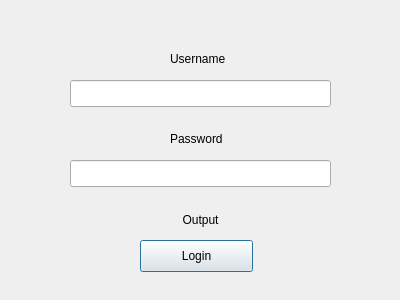
<?xml version="1.0" encoding="UTF-8"?>
<ui version="4.0">
 <class>CadastaDialogBase</class>
 <widget class="QDialog" name="CadastaDialogBase">
  <property name="geometry">
   <rect>
    <x>0</x>
    <y>0</y>
    <width>400</width>
    <height>300</height>
   </rect>
  </property>
  <property name="windowTitle">
   <string>Cadasta QGIS plugin</string>
  </property>
  <widget class="QLineEdit" name="password_input">
   <property name="geometry">
    <rect>
     <x>70</x>
     <y>160</y>
     <width>261</width>
     <height>27</height>
    </rect>
   </property>
   <property name="inputMethodHints">
    <set>Qt::ImhNone</set>
   </property>
   <property name="echoMode">
    <enum>QLineEdit::Normal</enum>
   </property>
  </widget>
  <widget class="QLabel" name="label_2">
   <property name="geometry">
    <rect>
     <x>170</x>
     <y>130</y>
     <width>66</width>
     <height>17</height>
    </rect>
   </property>
   <property name="text">
    <string>Password</string>
   </property>
  </widget>
  <widget class="QLabel" name="label">
   <property name="geometry">
    <rect>
     <x>170</x>
     <y>50</y>
     <width>66</width>
     <height>17</height>
    </rect>
   </property>
   <property name="text">
    <string>Username</string>
   </property>
  </widget>
  <widget class="QLineEdit" name="username_input">
   <property name="geometry">
    <rect>
     <x>70</x>
     <y>80</y>
     <width>261</width>
     <height>27</height>
    </rect>
   </property>
  </widget>
  <widget class="QPushButton" name="login_button">
   <property name="geometry">
    <rect>
     <x>140</x>
     <y>240</y>
     <width>113</width>
     <height>32</height>
    </rect>
   </property>
   <property name="text">
    <string>Login</string>
   </property>
  </widget>
  <widget class="QLabel" name="output_label">
   <property name="geometry">
    <rect>
     <x>10</x>
     <y>210</y>
     <width>381</width>
     <height>20</height>
    </rect>
   </property>
   <property name="layoutDirection">
    <enum>Qt::LeftToRight</enum>
   </property>
   <property name="text">
    <string>Output</string>
   </property>
   <property name="alignment">
    <set>Qt::AlignCenter</set>
   </property>
  </widget>
 </widget>
 <resources/>
 <connections/>
</ui>
